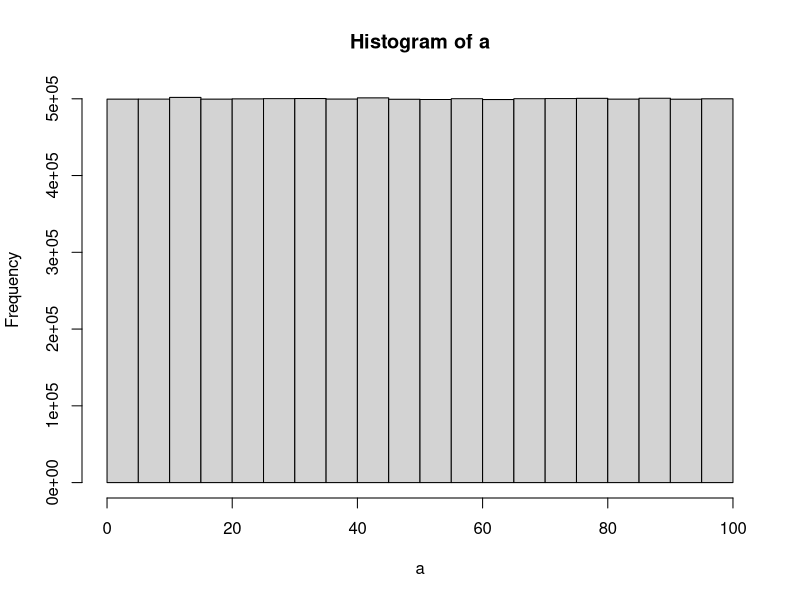

This figure's R source:
## ---- chunk 1
for (i in 1:100){
  if(i%%2)
    print(i)
}


## ---- chunk 2

runif(100,1,100)

## ---- chunk 3
random_num <-matrix(runif(400, min=3,max=45), nrow = 20, ncol=20)


## ---- chunk 4
fizzb <- c(1:100)
for (i in 1:length(fizzb)){
  fizzb[i] <-i
  if(i%%3 == 0 & i%%5== 0){
    fizzb[i] ="FizzBuzz"
  } else if (i%%3 ==0){
    fizzb[i] ="Fizz"
  }
else if (i%%5 ==0 )
  fizzb[i] = "Buzz"
}


## ---- chunk 5

a<-runif(10000000,0,100)
hist(a)




## ---- chunk 6

dice1 <- replicate(1000,(sample(1:6,1,replace= TRUE)))
dice2 <-replicate(1000,(sample(1:6,1,replace= TRUE)))
sim <- c()
combined <- dice1+dice2
sim <- table(combined)/1000

## ---- chunk 7

multiplication_table <-matrix(NA, nrow=10, ncol=10)
colnames(multiplication_table) <- c("1", "2", "3" ,"4", "5", "6", "7","8","9","10")

rownames(multiplication_table) <- c("1", "2", "3" ,"4", "5", "6", "7","8","9","10")

for(i in 1:10) {
  for(j in 1:10) {
   multiplication_table[i, j] = (i*j)
  }
}



  
 

  

## ---- chunk 8

save_rolls <- c()
for(sims in 1:100){
curpos<-0
number_of_rolls<-0

while(curpos < 25){
    curpos <- curpos+sample(c(1,2,3,4,5,6),1)
   if (curpos == 3){
     curpos <-11
   }
    if (curpos == 6){
      curpos <- 17
    }
    if (curpos == 10){
      curpos <- 12
    }
    if (curpos == 14){
      curpos <- 4
    }
    if (curpos ==19){
      curpos <-8
    }
    if(curpos == 22){
      curpos <- 20
    }
    if (curpos ==24){
      curpos <- 16
    }
  number_of_rolls <- number_of_rolls+1
}
save_rolls[sims] <- number_of_rolls
}
mean(save_rolls)



